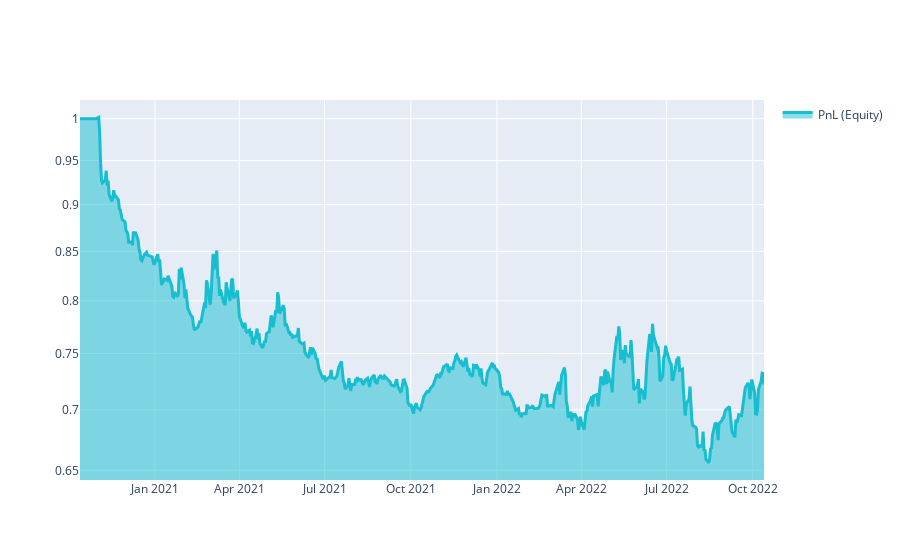

Notebook code for this chart:
### Markdown cell above
# Q18 Quick Start

This template shows you the basic steps for taking part to the **Q18 NASDAQ-100 Stock Long-Short contest**.

### Code cell
import xarray as xr
import pandas as pd
import qnt.ta as qnta
import qnt.data as qndata
import qnt.output as qnout
import qnt.stats as qns

data = qndata.stocks.load_ndx_data(min_date="2020-10-13")

close     = data.sel(field="close")
is_liquid = data.sel(field="is_liquid")
sma_slow  = qnta.sma(close, 200)
sma_fast  = qnta.sma(close, 30)
weights   = xr.where(sma_slow < sma_fast, 1, -1)
weights   = weights * is_liquid

weights = qnout.clean(weights, data, "stocks_nasdaq100")

# calc stats
stats = qns.calc_stat(data, weights.sel(time=slice("2020-10-13", None)))
display(stats.to_pandas().tail())

# graph
performance = stats.to_pandas()["equity"]
import qnt.graph as qngraph

qngraph.make_plot_filled(performance.index, performance, name="PnL (Equity)", type="log")

### Figure 1 — Plotly figure (JSON) as saved in the notebook; plotly's stock layout.template omitted (floating-point values rounded to 4 significant figures; data arrays with more than 128 entries replaced by an {"elided": "..."} marker saying what was removed)
{"data": [{"fill": "tonexty", "line": {"color": "#17BECF", "width": 3}, "name": "PnL (Equity)", "type": "scatter", "x": {"elided": "505 str values"}, "y": {"elided": "505 float values"}}], "layout": {"showlegend": true, "yaxis": {"range": [-0.1922, 0.009953], "type": "log"}}}
